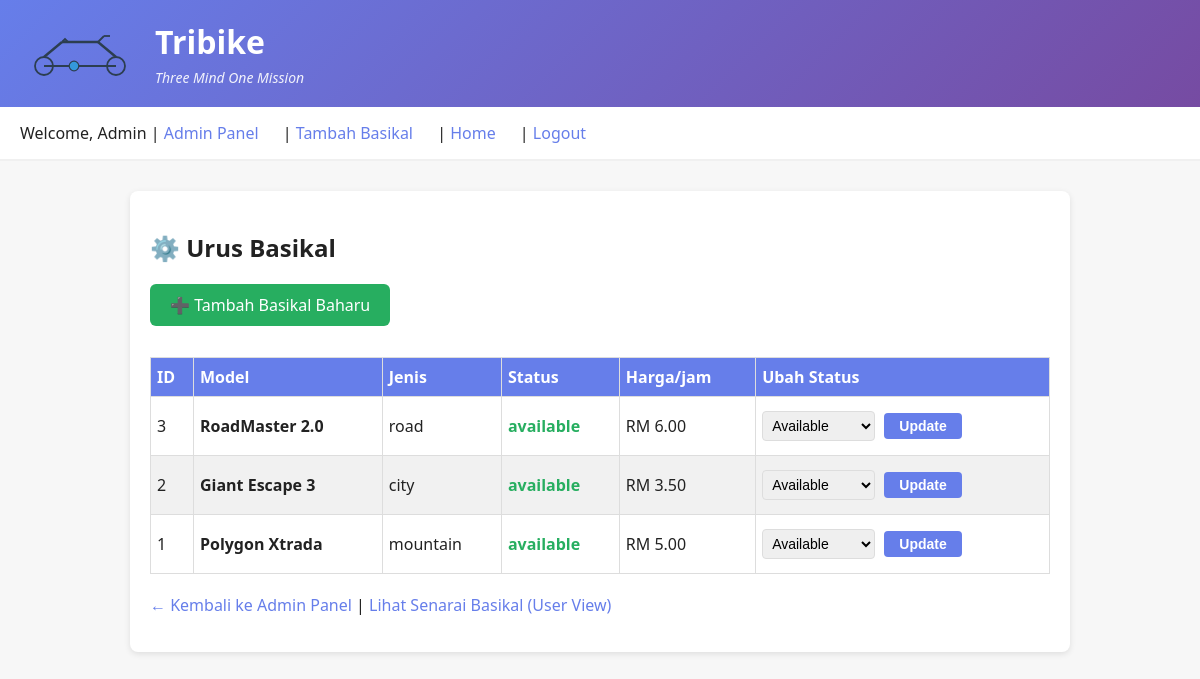
Page /admin_bikes.php (signed in) on the committed database.
### tables this page shows
CREATE TABLE IF NOT EXISTS users (
  id INT AUTO_INCREMENT PRIMARY KEY,
  name VARCHAR(100) NOT NULL,
  email VARCHAR(150) NOT NULL UNIQUE,
  password VARCHAR(255) NOT NULL,
  is_admin TINYINT(1) NOT NULL DEFAULT 0,
  created_at TIMESTAMP DEFAULT CURRENT_TIMESTAMP
);

CREATE TABLE IF NOT EXISTS bikes (
  id INT AUTO_INCREMENT PRIMARY KEY,
  model VARCHAR(150) NOT NULL,
  type VARCHAR(50) NOT NULL,
  status VARCHAR(20) NOT NULL DEFAULT 'available',
  price_per_hour DECIMAL(8,2) NOT NULL DEFAULT 0.00,
  latitude DECIMAL(10, 8) DEFAULT NULL,
  longitude DECIMAL(11, 8) DEFAULT NULL,
  address TEXT DEFAULT NULL,
  created_at TIMESTAMP DEFAULT CURRENT_TIMESTAMP
);

### includes/auth.php (called while the page is built, shortened)
<?php
function is_logged_in() { return !empty($_SESSION['user_id']); }
function current_user($pdo=null) {
    $stmt = $pdo->prepare('SELECT id,name,email,is_admin FROM users WHERE id = ? LIMIT 1');
    $stmt->execute([$_SESSION['user_id']]);
    return $stmt->fetch();
}
?>

### admin_bikes.php (the view, shortened to what this page needs)
<?php
require 'includes/auth.php';
$user=current_user($pdo);
$bikes=$pdo->query('SELECT * FROM bikes ORDER BY id DESC')->fetchAll();
?>
<!doctype html>
<html>
<head>
<link rel="stylesheet" href="assets/style.css">
</head>
<body>
<header class="header">
  <div class="header-content">
    <div class="logo-container">
      <img src="assets/logo.svg" alt="Tribike Logo" class="logo">
      <div>
        <h1 class="site-title">Tribike</h1>
        <p class="slogan">Three Mind One Mission</p>
      </div>
    </div>
  </div>
</header>
<div class="nav-menu">
  <div style="max-width:1200px; margin:0 auto; padding:0 20px;">
    <span>Welcome, <?=htmlspecialchars($user['name'])?> | <a href="admin.php">Admin Panel</a> | <a href="add_bike.php">Tambah Basikal</a> | <a href="index.php">Home</a> | <a href="logout.php">Logout</a></span>
  </div>
</div>
<div class="container">
  <h2>⚙️ Urus Basikal</h2>
  <p><a href="add_bike.php" style="background:#27ae60; color:white; padding:10px 20px; border-radius:6px; display:inline-block; margin-bottom:15px;">➕ Tambah Basikal Baharu</a></p>
  <table class="striped">
    <tr>
      <th>ID</th>
      <th>Model</th>
      <th>Jenis</th>
      <th>Status</th>
      <th>Harga/jam</th>
      <th>Ubah Status</th>
    </tr>
    <?php foreach($bikes as $b): ?>
    <tr>
      <td><?=$b['id']?></td>
      <td><strong><?=htmlspecialchars($b['model'])?></strong></td>
      <td><?=htmlspecialchars($b['type'])?></td>
      <td>
        <?php
        $statusClass = 'status-available';
        ?>
        <span class="<?=$statusClass?>"><?=htmlspecialchars($b['status'])?></span>
      </td>
      <td>RM <?=number_format($b['price_per_hour'],2)?></td>
      <td>
        <form method="post" style="display:inline">
          <select name="status" style="padding:5px; margin-right:5px;">
            <option value="available" <?=$b['status']=='available'?'selected':''?>>Available</option>
          </select>
          <button name="update_status" type="submit" style="padding:5px 15px;">Update</button>
        </form>
      </td>
    </tr>
    <?php endforeach; ?>
  </table>
  <p style="margin-top:20px;">
    <a href="admin.php">← Kembali ke Admin Panel</a> |
    <a href="bikes.php">Lihat Senarai Basikal (User View)</a>
  </p>
</div>
</body>
</html>

### assets/style.css (style rules this page uses)
body { font-family: 'Segoe UI', Tahoma, Geneva, Verdana, sans-serif; background:#f7f7f7; color:#222; margin:0; padding:0; }
.header { background: linear-gradient(135deg, #667eea 0%, #764ba2 100%); color: white; padding:20px 0; box-shadow:0 2px 10px rgba(0,0,0,0.1); }
.header-content { max-width:1200px; margin:0 auto; padding:0 20px; display:flex; align-items:center; gap:20px; }
.logo-container { display:flex; align-items:center; gap:15px; }
.logo { height:60px; width:auto; }
.site-title { margin:0; font-size:32px; font-weight:bold; }
.slogan { margin:5px 0 0 0; font-size:14px; opacity:0.9; font-style:italic; }
.container { max-width:900px; margin:30px auto; background:#fff; padding:20px; border-radius:8px; box-shadow:0 2px 6px rgba(0,0,0,0.1); }
table { width:100%; border-collapse:collapse; margin:10px 0; }
table.striped tr:nth-child(odd) { background:#f1f1f1; }
table th, table td { padding:8px 6px; border:1px solid #ddd; text-align:left; }
table th { background:#667eea; color:white; }
input, button, textarea, select { padding:8px; margin:6px 0; border:1px solid #ddd; border-radius:4px; font-size:14px; }
button { background:#667eea; color:white; border:none; cursor:pointer; padding:10px 20px; font-weight:bold; }
a { color: #667eea; text-decoration:none; }
.nav-menu { background:#fff; padding:15px 0; border-bottom:2px solid #f0f0f0; }
.nav-menu a { margin-right:20px; font-weight:500; }
.status-available { color:#27ae60; font-weight:bold; }

### rows in the picture
users: name "Admin"
bikes: id "3", model "RoadMaster 2.0", type "road", status "available", price_per_hour "6.00", status "Available"
bikes: id "2", model "Giant Escape 3", type "city", status "available", price_per_hour "3.50", status "Available"
bikes: id "1", model "Polygon Xtrada", type "mountain", status "available", price_per_hour "5.00", status "Available"
